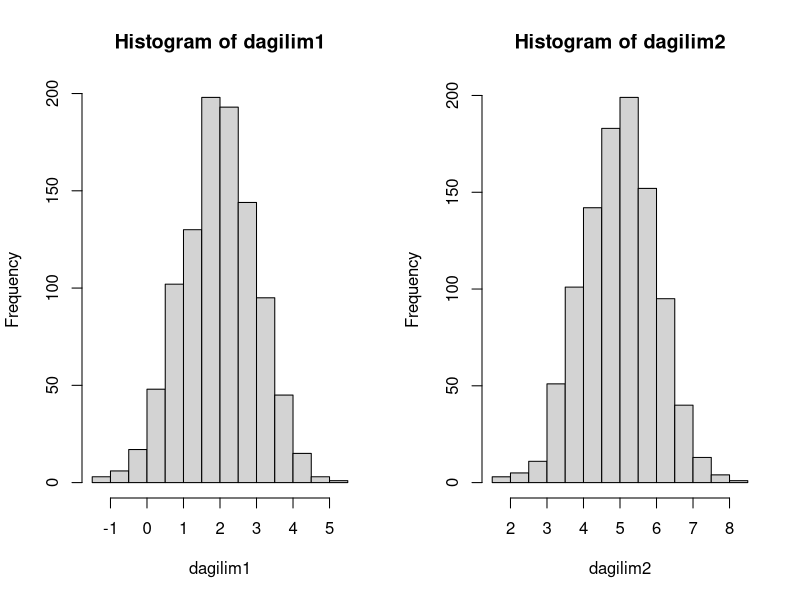
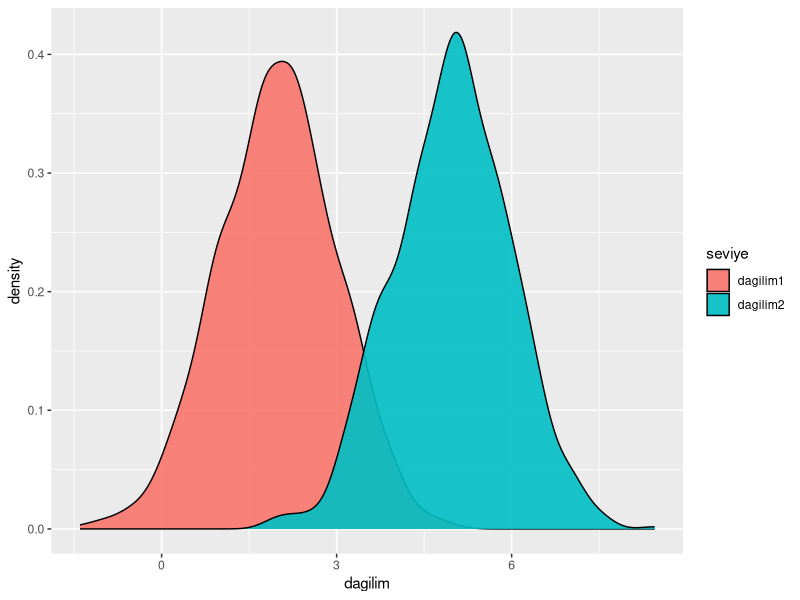
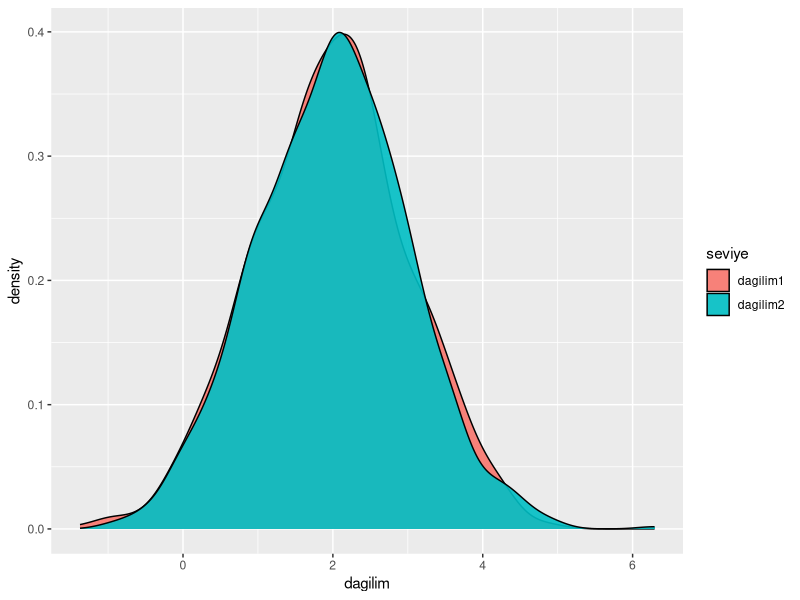
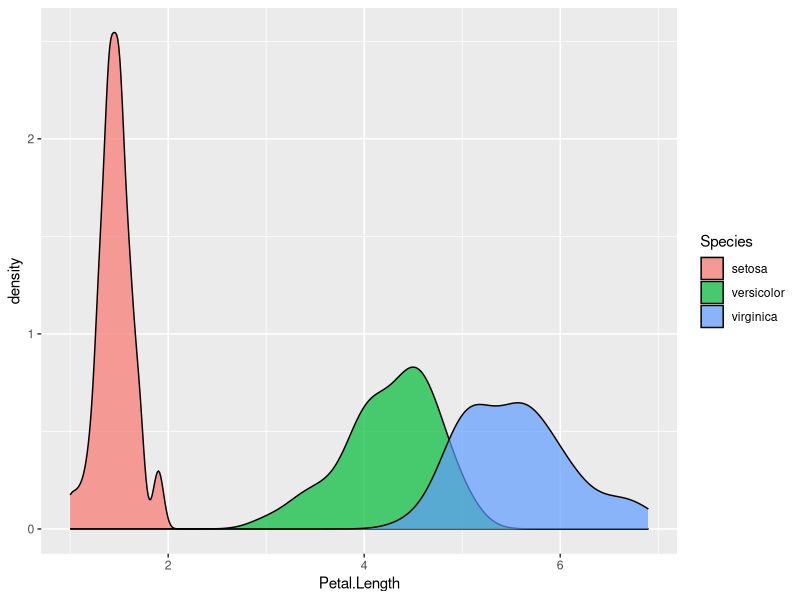

Recreate these plots in R, in order.
## ---- chunk 1
knitr::opts_chunk$set(echo = TRUE)
## ---- chunk 2
dagilim1 <- rnorm(n = 1000, mean = 2, sd = 1)
dagilim2 <- rnorm(n = 1000, mean = 5, sd = 1)
## ---- chunk 3
par(mfrow=c(1,2))
hist(dagilim1)
hist(dagilim2)
## ---- chunk 4
sim <- data.frame(
  dagilim = c(dagilim1, dagilim2), 
  seviye = c(
    rep("dagilim1", 1000), 
    rep("dagilim2", 1000)
    )
  )

library(ggplot2)

ggplot(data = sim, aes(x=dagilim)) + geom_density(aes(fill = seviye), alpha = 0.9)
## ---- chunk 5
test <- t.test(x = dagilim1, y = dagilim2)

test
## ---- chunk 6
test$p.value
## ---- chunk 7
test$p.value
## ---- chunk 8
test$p.value < 0.001
## ---- chunk 9
test
## ---- chunk 10
dagilim1 <- rnorm(n = 1000, mean = 2, sd = 1)
dagilim2 <- rnorm(n = 1000, mean = 2, sd = 1)

sim <- data.frame(
  dagilim = c(dagilim1, dagilim2), 
  seviye = c(
    rep("dagilim1", 1000), 
    rep("dagilim2", 1000)
    )
  )

library(ggplot2)

ggplot(data = sim, aes(x=dagilim)) + geom_density(aes(fill = seviye), alpha = 0.9)

## ---- chunk 11
test <- t.test(x = dagilim1, y = dagilim2)

test
## ---- chunk 12
test$p.value< 0.001
## ---- chunk 13
ggplot(data = iris, aes(x = Petal.Length)) + geom_density(aes(fill = Species), alpha = 0.7)
## ---- chunk 14
versicolor_petal_length  <- iris$Petal.Length[iris$Species == "versicolor"]
virginica_petal_length  <- iris$Petal.Length[iris$Species == "virginica"]
## ---- chunk 15
test <- t.test(x = versicolor_petal_length, y = virginica_petal_length)
## ---- chunk 16
test
## ---- chunk 17
test$p.value < 0.05
